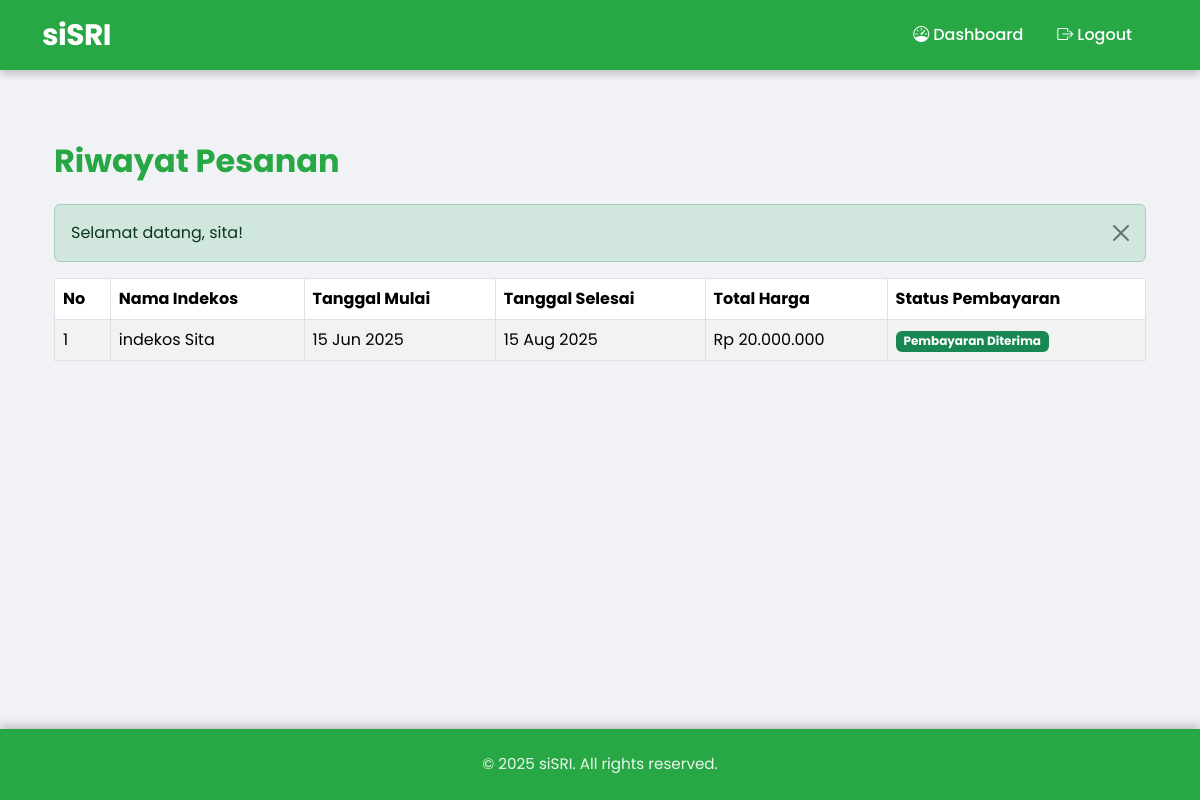
Screenshot of /views/booking/booking_list.php (signed in) with the database file from the repository.
### tables this page shows
CREATE TABLE `bookings` (
  `id` int NOT NULL,
  `user_id` int NOT NULL,
  `room_id` int NOT NULL,
  `start_date` date NOT NULL,
  `end_date` date NOT NULL,
  `total_price` decimal(10,2) NOT NULL,
  `status` enum('pending','confirmed','rejected') NOT NULL,
  `created_at` timestamp NULL DEFAULT CURRENT_TIMESTAMP
);

CREATE TABLE `indekos` (
  `id` int NOT NULL,
  `nama` varchar(255) NOT NULL,
  `harga` decimal(10,2) NOT NULL,
  `lokasi` varchar(255) NOT NULL,
  `deskripsi` text,
  `gambar` varchar(255) DEFAULT NULL,
  `created_at` timestamp NULL DEFAULT CURRENT_TIMESTAMP,
  `updated_at` timestamp NULL DEFAULT CURRENT_TIMESTAMP ON UPDATE CURRENT_TIMESTAMP
);

### config/session.php (called while the page is built, shortened)
<?php
function getFlashMessage() {
    if (isset($_SESSION['flash_message'])) {
        $message = [
            'message' => $_SESSION['flash_message'],
            'type' => $_SESSION['flash_type'] ?? 'info'
        ];
        return $message;
    }
    return null;
}
?>

### views/booking/booking_list.php (the view, shortened to what this page needs)
<?php
require_once __DIR__ . '/../../config/session.php';
require_once __DIR__ . '/../../includes/header.php';
$userId = $_SESSION['user_id'];
$message = getFlashMessage();
$query = "SELECT b.id, r.nama AS nama_indekos, b.start_date, b.end_date, b.total_price, b.status
          FROM bookings b
          JOIN indekos r ON b.room_id = r.id
          WHERE b.user_id = :user_id
          ORDER BY b.created_at DESC";
$stmt = $pdo->prepare($query);
$stmt->execute([':user_id' => $userId]);
$bookings = $stmt->fetchAll();
?>
<div class="container py-5">
    <h2 class="fw-bold text-success mb-4">Riwayat Pesanan</h2>
    <?php if ($message): ?>
        <div class="alert alert-<?= $message['type'] ?> alert-dismissible fade show" role="alert">
            <?= htmlspecialchars($message['message']) ?>
            <button type="button" class="btn-close" data-bs-dismiss="alert" aria-label="Close"></button>
        </div>
    <?php endif; ?>
    <div class="table-responsive">
        <table class="table table-bordered table-striped">
            <thead>
                <tr>
                    <th>No</th>
                    <th>Nama Indekos</th>
                    <th>Tanggal Mulai</th>
                    <th>Tanggal Selesai</th>
                    <th>Total Harga</th>
                    <th>Status Pembayaran</th>
                </tr>
            </thead>
            <tbody>
                <?php foreach ($bookings as $index => $booking): ?>
                    <tr>
                        <td><?= $index + 1 ?></td>
                        <td><?= htmlspecialchars($booking['nama_indekos']) ?></td>
                        <td><?= date('d M Y', strtotime($booking['start_date'])) ?></td>
                        <td><?= date('d M Y', strtotime($booking['end_date'])) ?></td>
                        <td>Rp <?= number_format($booking['total_price'], 0, ',', '.') ?></td>
                        <td>
                            <?php
                            $status = $booking['status'];
                            $badgeClass = 'secondary';
                            $statusText = 'Status Tidak Diketahui';
                            if ($status == 'pending') {
                                $badgeClass = 'warning';
                                $statusText = 'Menunggu Pembayaran';
                            } elseif ($status == 'confirmed') {
                                $badgeClass = 'success';
                                $statusText = 'Pembayaran Diterima';
                            } elseif ($status == 'rejected') {
                                $badgeClass = 'danger';
                                $statusText = 'Pembayaran Ditolak';
                            }
                            ?>
                            <span class="badge bg-<?= $badgeClass ?>">
                                <?= $statusText ?>
                            </span>
                        </td>
                    </tr>
                <?php endforeach; ?>
            </tbody>
        </table>
    </div>
</div>
<?php require_once __DIR__ . '/../../includes/footer.php'; ?>

### includes/header.php (style rules this page uses)
body { font-family: 'Poppins', sans-serif; background-color: #f0f2f5; padding-top: 70px; }
.text-success { color: #28a745 !important; }

### includes/footer.php (style rules this page uses)
html, body { height: 100%; margin: 0; display: flex; flex-direction: column; }
.container { flex: 1; }

### rows the page displays
bookings: room.nama "indekos Sita", start_date "15 Jun 2025", end_date "15 Aug 2025", total_price "20.000.000", status "Pembayaran Diterima"

### other values shown
$message['message'] "Selamat datang, sita!"
